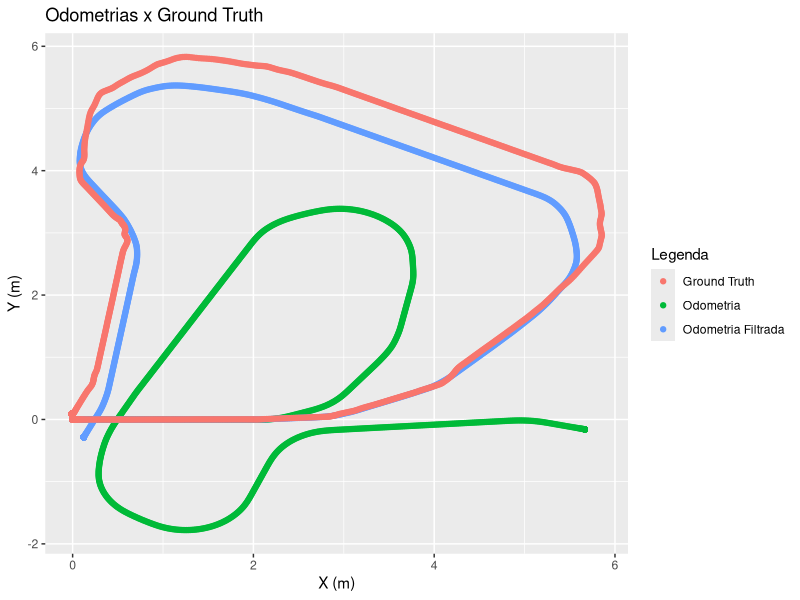
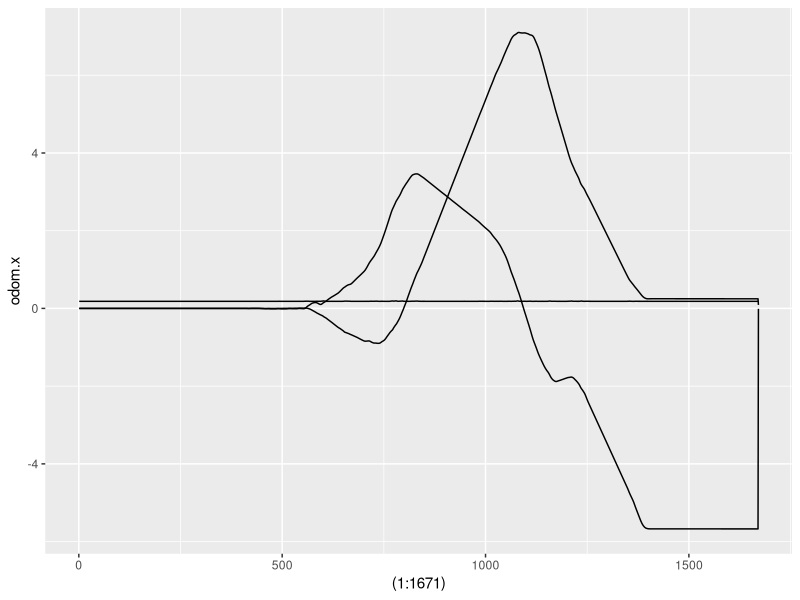
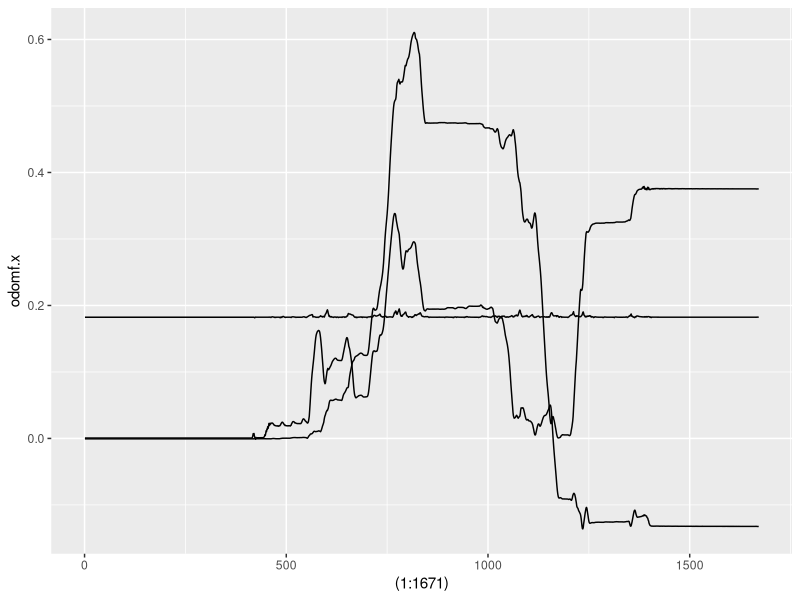

These charts were generated, in order, by the following R code:
library(ggplot2)

setwd("/home/seixas/Documents/husky_ws/src/husky/bags")

gt <- read.csv("odom_husky-ground_truth-state.csv",header=T, sep = ",")
odom <- read.csv("odom_husky-husky_velocity_controller-odom.csv",header=T, sep = ",")
odomf <- read.csv("odom_husky-odometry-filtered.csv",header=T, sep = ",")

gt.df = data.frame(x=gt$.pose.pose.position.x,
                y=gt$.pose.pose.position.y,
                z=gt$.pose.pose.position.z)

odom.df = data.frame(x=odom$.pose.pose.position.x,
                   y=odom$.pose.pose.position.y,
                   z=odom$.pose.pose.position.z)

odomf.df = data.frame(x=odomf$.pose.pose.position.x,
                   y=odomf$.pose.pose.position.y,
                   z=odomf$.pose.pose.position.z)
colors <- c("Ground Truth" = "red", "Odometria" = "green", "Odometria Filtrada" = "blue")
library(ggplot2)
# Basic line plot with points
a = ggplot() +
  geom_point(data=odom.df, aes(x=x, y=y, group=1,color="Odometria")) +
  geom_point(data=odomf.df, aes(x=x, y=y, group=1,color="Odometria Filtrada")) +
  geom_point(data=gt.df, aes(x=x, y=y, group=1,color="Ground Truth"))
a = a + labs(title = "Odometrias x Ground Truth") + labs(color="Legenda") + xlab("X (m)") + ylab("Y (m)")
a
error.odom.x = gt.df$x - odom.df$x
error.odom.y = gt.df$y - odom.df$y
error.odom.z = gt.df$z - odom.df$z
error.odomf.x = gt.df$x - odomf.df$x
error.odomf.y = gt.df$y - odomf.df$y
error.odomf.z = gt.df$z - odomf.df$z


RMSE.odom.x = sqrt(sum(error.odom.x^2)/length(error.odom.x))
RMSE.odom.y = sqrt(sum(error.odom.y^2)/length(error.odom.y))
RMSE.odom.z = sqrt(sum(error.odom.z^2)/length(error.odom.z))
RMSE.odomf.x = sqrt(sum(error.odomf.x^2)/length(error.odomf.x))
RMSE.odomf.y = sqrt(sum(error.odomf.y^2)/length(error.odomf.y))
RMSE.odomf.z = sqrt(sum(error.odomf.z^2)/length(error.odomf.z))

tempo = gt$time
error.df = data.frame(odom.x = error.odom.x,
                      odom.y = error.odom.y,
                      odom.z = error.odom.z,
                      odomf.x = error.odomf.x,
                      odomf.y = error.odomf.y,
                      odomf.z = error.odomf.z)

b = ggplot() +
  geom_line(data = error.df,aes(x=(1:1671),y=odom.x)) +
  geom_line(data = error.df,aes(x=(1:1671),y=odom.y)) +
  geom_line(data = error.df,aes(x=(1:1671),y=odom.z)) 
b

c = ggplot() +
  geom_line(data = error.df,aes(x=(1:1671),y=odomf.x)) +
  geom_line(data = error.df,aes(x=(1:1671),y=odomf.y)) +
  geom_line(data = error.df,aes(x=(1:1671),y=odomf.z)) 
c
